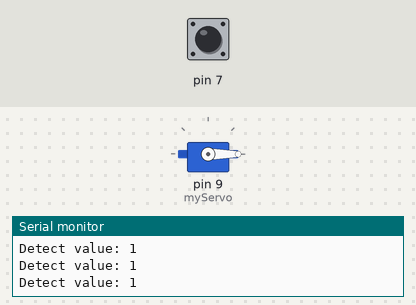
Recording of a sketch running on a simulated Arduino Uno, built with avr-gcc and run on an emulated ATmega328P. Parts: servo, the last lines printed to the serial monitor. Inputs (shaded band) come from the test bench; at power-on: pin 7 HIGH.

Above: at 1.2 s.
1.3 s: pin 7 pulled LOW for 0.15 s
At 1.4 s:
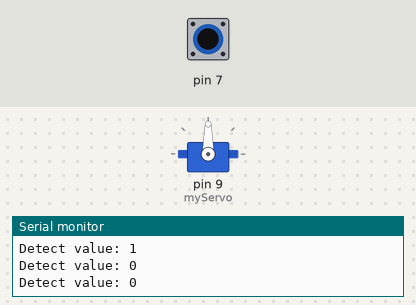
2.9 s: pin 7 pulled LOW for 3.2 s
At 7.4 s:
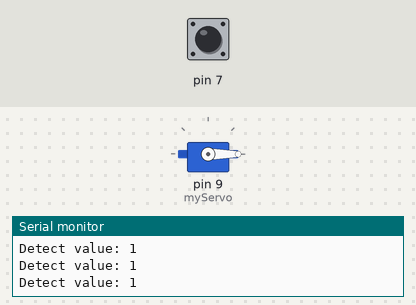
Timing chart, 0 to 8.9 s (numbered marks = the images above; inputs shaded):
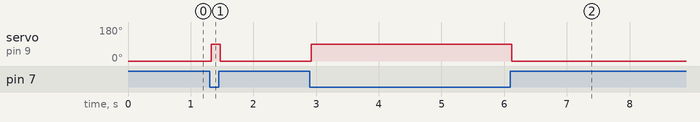

Measured:
- after the input at 1.3 s, servo on pin 9 (myServo): 0° → 90° at once, → 0° 0.14 s later
- after the input at 2.9 s, servo on pin 9 (myServo): 0° → 90° at once, → 0° 3.2 s later

The sketch:

autodoor.ino
```cpp
#include <Servo.h>

Servo myServo; // 서보 모터 객체 생성

void setup()
{
  Serial.begin(9600); // 시리얼 통신 시작 (가장 중요한 수정)

  myServo.attach(9); // 서보 모터를 9번 핀에 연결

  // 7번 핀을 입력 모드로 설정 (내장 풀업 저항 사용)
  pinMode(7, INPUT_PULLUP);

  // 시작 시 서보 모터를 0도로 초기화
  myServo.write(0);
}

void loop()
{
  // 7번 핀의 디지털 값을 읽음
  // INPUT_PULLUP을 사용하면 버튼이 눌리지 않았을 때 HIGH, 눌렀을 때 LOW가 됨
  int detect = digitalRead(7);

  // 시리얼 모니터에 현재 상태를 출력하여 디버깅에 도움
  Serial.print("Detect value: ");
  Serial.println(detect);

  if (detect == LOW) // 버튼을 눌렀을 때 (LOW 상태)
  {
    myServo.write(90); // 서보 모터를 90도로 움직임
  }
  else // 버튼을 누르지 않았을 때 (HIGH 상태)
  {
    myServo.write(0); // 서보 모터를 0도로 움직임
  }

  // 지연 시간을 제거하여 센서 반응 속도를 높임
}
```
